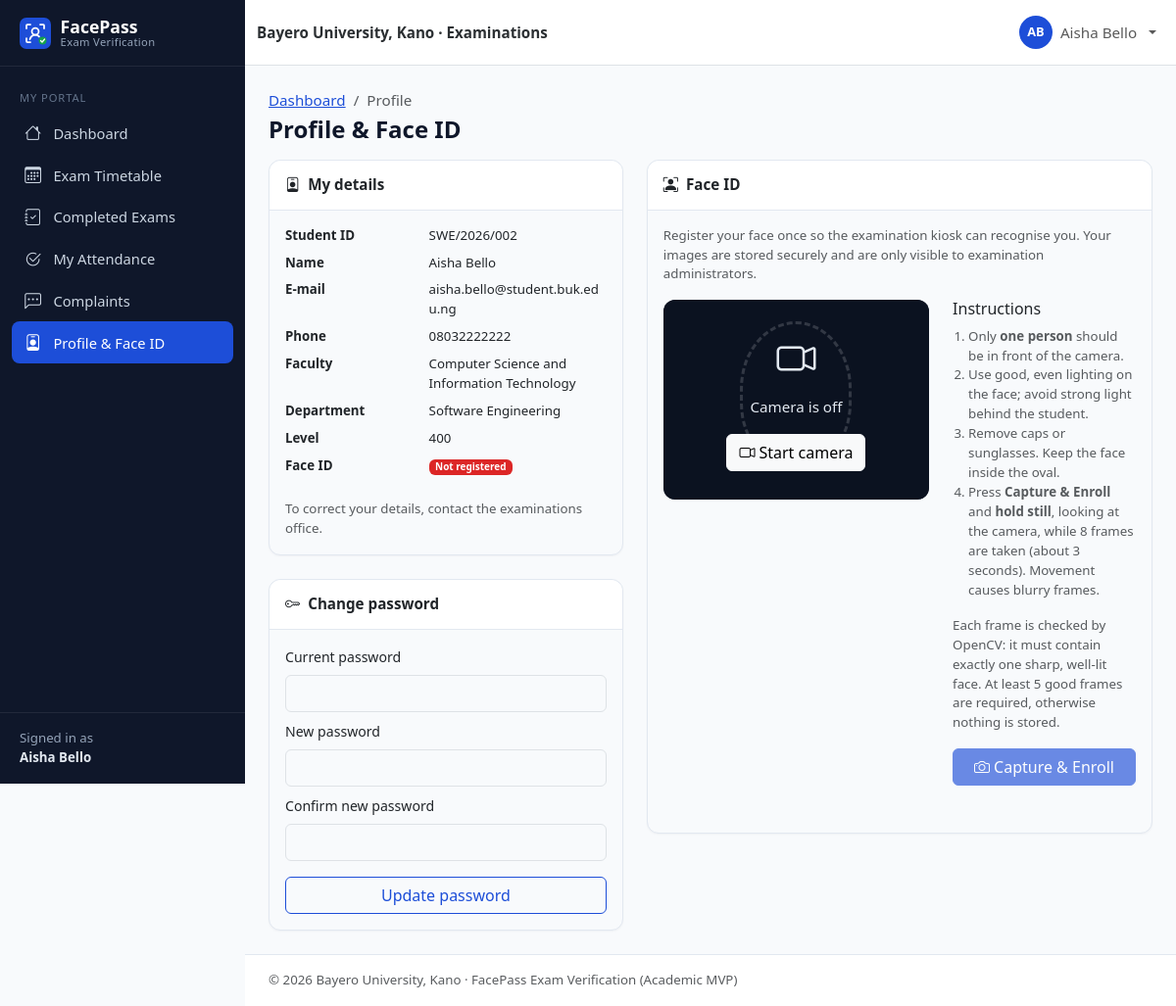
The page /student/profile.php (signed in) on the database its author committed.
### tables this page shows
CREATE TABLE users (
    id               INT UNSIGNED NOT NULL AUTO_INCREMENT,
    student_id       VARCHAR(30)  NULL,                 
    first_name       VARCHAR(60)  NOT NULL,
    last_name        VARCHAR(60)  NOT NULL,
    email            VARCHAR(120) NOT NULL,
    phone            VARCHAR(20)  NULL,
    password         VARCHAR(255) NOT NULL,             
    role             ENUM('admin','student') NOT NULL DEFAULT 'student',
    department       VARCHAR(100) NULL,
    level            VARCHAR(10)  NULL,                 
    faculty          VARCHAR(100) NULL,
    face_registered  TINYINT(1)   NOT NULL DEFAULT 0,
    account_status   ENUM('active','inactive','suspended') NOT NULL DEFAULT 'active',
    created_at       TIMESTAMP    NOT NULL DEFAULT CURRENT_TIMESTAMP,
    updated_at       TIMESTAMP    NOT NULL DEFAULT CURRENT_TIMESTAMP ON UPDATE CURRENT_TIMESTAMP,
    PRIMARY KEY (id),
    UNIQUE KEY uq_users_student_id (student_id),
    UNIQUE KEY uq_users_email (email),
    KEY idx_users_role (role),
    KEY idx_users_dept_level (department, level),
    KEY idx_users_status (account_status)
);

### config/database.php (called while the page is built, shortened)
<?php
function db(): PDO
{
    static $pdo = null;
    if ($pdo === null) {
        $dsn = sprintf(
            'mysql:host=%s;port=%s;dbname=%s;charset=utf8mb4',
            DB_HOST,
            DB_PORT,
            DB_NAME
        );
        $pdo = new PDO($dsn, DB_USER, DB_PASS, [
            PDO::ATTR_ERRMODE            => PDO::ERRMODE_EXCEPTION,
            PDO::ATTR_DEFAULT_FETCH_MODE => PDO::FETCH_ASSOC,
            PDO::ATTR_EMULATE_PREPARES   => false,
        ]);
        $offset = (new DateTime('now', new DateTimeZone(APP_TIMEZONE)))->format('P');
        $stmt = $pdo->prepare('SET time_zone = ?');
        $stmt->execute([$offset]);
    }
    return $pdo;
}

### includes/auth.php (called while the page is built, shortened)
<?php
function current_user(): ?array
{
    static $user = false;
    if ($user !== false) {
        return $user;
    }
    $user = null;
    if (!empty($_SESSION['user_id'])) {
        $stmt = db()->prepare('SELECT * FROM users WHERE id = ?');
        $stmt->execute([(int) $_SESSION['user_id']]);
        $row = $stmt->fetch();
        if ($row && $row['account_status'] === 'active' && $row['role'] === ($_SESSION['role'] ?? '')) {
            $user = $row;
        } else {
            logout_user();
        }
    }
    return $user;
}
function requireLogin(): array
{
    $user = current_user();
    return $user;
}
function requireStudent(): array
{
    $user = requireLogin();
    return $user;
}

### student/profile.php (the view, shortened to what this page needs)
<?php
$student = requireStudent();
$canSelfEnroll = !$student['face_registered'] && get_setting('allow_student_self_enrollment', '1') === '1';
$pageTitle = 'Profile & Face ID';
$breadcrumbs = ['Dashboard' => 'student/dashboard.php', 'Profile' => null];
require __DIR__ . '/../includes/header.php';
?>
<div class="row g-4">
    <div class="col-lg-5">
        <div class="card mb-4">
            <div class="card-header"><i class="bi bi-person-badge me-2"></i>My details</div>
            <div class="card-body">
                <dl class="row mb-0 small">
                    <dt class="col-5">Student ID</dt><dd class="col-7"><?= e($student['student_id']) ?></dd>
                    <dt class="col-5">Name</dt><dd class="col-7"><?= e(full_name($student)) ?></dd>
                    <dt class="col-5">E-mail</dt><dd class="col-7"><?= e($student['email']) ?></dd>
                    <dt class="col-5">Phone</dt><dd class="col-7"><?= e($student['phone']) ?></dd>
                    <dt class="col-5">Faculty</dt><dd class="col-7"><?= e($student['faculty']) ?></dd>
                    <dt class="col-5">Department</dt><dd class="col-7"><?= e($student['department']) ?></dd>
                    <dt class="col-5">Level</dt><dd class="col-7"><?= e($student['level']) ?></dd>
                    <dt class="col-5">Face ID</dt><dd class="col-7"><?= yes_no_badge($student['face_registered'], 'Registered', 'Not registered') ?></dd>
                </dl>
                <p class="small text-muted mt-3 mb-0">To correct your details, contact the examinations office.</p>
            </div>
        </div>
        <div class="card">
            <div class="card-header"><i class="bi bi-key me-2"></i>Change password</div>
            <div class="card-body">
                <form method="post" class="needs-validation" novalidate>
                    <div class="mb-2"><label class="form-label" for="current_password">Current password</label>
                        <input type="password" class="form-control" id="current_password" name="current_password" required autocomplete="current-password"></div>
                    <div class="mb-2"><label class="form-label" for="new_password">New password</label>
                        <input type="password" class="form-control" id="new_password" name="new_password" minlength="8" required autocomplete="new-password"></div>
                    <div class="mb-3"><label class="form-label" for="new_password_confirm">Confirm new password</label>
                        <input type="password" class="form-control" id="new_password_confirm" name="new_password_confirm" data-match="#new_password" required autocomplete="new-password">
                        <div class="invalid-feedback">Passwords do not match.</div></div>
                    <button class="btn btn-outline-primary w-100">Update password</button>
                </form>
            </div>
        </div>
    </div>
    <div class="col-lg-7">
        <div class="card">
            <div class="card-header"><i class="bi bi-person-bounding-box me-2"></i>Face ID</div>
            <div class="card-body">
                <?php if ($student['face_registered']): ?>
                    <div class="alert alert-success mb-0"><i class="bi bi-check-circle me-1"></i>Your face is registered. You will be identified automatically at the examination hall entrance.
                        If you have changed your appearance significantly, ask the examinations office to re-enroll you.</div>
                <?php elseif ($canSelfEnroll): ?>
                    <p class="small text-muted">Register your face once so the examination kiosk can recognise you. Your images are stored securely and are only visible to examination administrators.</p>
                    <?php require __DIR__ . '/../includes/enroll-widget.php'; ?>
                <?php else: ?>
                    <div class="alert alert-warning mb-0"><i class="bi bi-exclamation-triangle me-1"></i>Your face is not registered. Please visit the examinations office with your ID card to complete face enrollment before your first examination.</div>
                <?php endif; ?>
            </div>
        </div>
    </div>
</div>
<?php require __DIR__ . '/../includes/footer.php'; ?>

### includes/header.php (shortened to what this page needs)
<?php
$pageTitle = $pageTitle ?? APP_NAME;
$layout = $layout ?? 'app';
$breadcrumbs = $breadcrumbs ?? [];
$bodyClass = $bodyClass ?? '';
$user = current_user();
$role = $user['role'] ?? null;
?>
<!doctype html>
<html lang="en">
<head>
    <link rel="stylesheet" href="<?= e(url('assets/vendor/bootstrap/bootstrap.min.css')) ?>">
    <link rel="stylesheet" href="<?= e(url('assets/vendor/bootstrap-icons/bootstrap-icons.min.css')) ?>">
    <link rel="stylesheet" href="<?= e(url('assets/css/style.css')) ?>">
    <?php if ($role === 'admin'): ?>
        <link rel="stylesheet" href="<?= e(url('assets/css/admin.css')) ?>">
    <?php elseif ($role === 'student'): ?>
        <link rel="stylesheet" href="<?= e(url('assets/css/student.css')) ?>">
    <?php endif; ?>
</head>
<body class="<?= e(trim("layout-$layout $bodyClass")) ?>">
<?php if ($layout === 'app' && $user): ?>
<div class="app-shell">
    <?php require __DIR__ . '/sidebar.php'; ?>
    <div class="app-main">
        <nav class="navbar navbar-expand bg-white border-bottom app-topbar sticky-top">
            <div class="container-fluid">
                <span class="navbar-text fw-semibold text-secondary-emphasis d-none d-sm-inline">
                    <?= e(INSTITUTION_NAME) ?> · Examinations
                </span>
                <ul class="navbar-nav ms-auto align-items-center">
                    <li class="nav-item dropdown">
                        <a class="nav-link dropdown-toggle d-flex align-items-center gap-2" href="#" role="button"
                           data-bs-toggle="dropdown" aria-expanded="false">
                            <span class="avatar-circle"><?= e(strtoupper(substr($user['first_name'], 0, 1) . substr($user['last_name'], 0, 1))) ?></span>
                            <span class="d-none d-md-inline"><?= e(full_name($user)) ?></span>
                        </a>
                    </li>
                </ul>
            </div>
        </nav>
        <main class="app-content container-fluid">
            <div class="d-flex flex-wrap justify-content-between align-items-center mb-3 gap-2">
                <div>
                    <?php if ($breadcrumbs): ?>
                        <nav aria-label="breadcrumb">
                            <ol class="breadcrumb small mb-1">
                                <?php foreach ($breadcrumbs as $label => $link): ?>
                                    <?php if ($link): ?>
                                        <li class="breadcrumb-item"><a href="<?= e(url($link)) ?>"><?= e($label) ?></a></li>
                                    <?php else: ?>
                                        <li class="breadcrumb-item active" aria-current="page"><?= e($label) ?></li>
                                    <?php endif; ?>
                                <?php endforeach; ?>
                            </ol>
                        </nav>
                    <?php endif; ?>
                    <h1 class="h4 mb-0 page-title"><?= e($pageTitle) ?></h1>
                </div>
            </div>
<?php else: ?>
<main class="plain-content">
<?php endif; ?>

### includes/sidebar.php (shortened to what this page needs)
<?php
$current = str_replace('\\', '/', $_SERVER['SCRIPT_NAME'] ?? '');
if (($user['role'] ?? '') === 'admin') {
    $menu = [
        'Overview' => [
            ['admin/dashboard.php', 'bi-speedometer2', 'Dashboard'],
        ],
        'Examination Day' => [
            ['verification/index.php', 'bi-person-bounding-box', 'Verification Kiosk'],
            ['verification/result.php', 'bi-clipboard-check', 'Live Verification Log'],
        ],
        'Management' => [
            ['admin/students.php', 'bi-people', 'Students'],
            ['admin/examinations.php', 'bi-calendar-event', 'Examinations'],
            ['admin/payments.php', 'bi-cash-coin', 'Payments & Eligibility'],
            ['admin/attendance.php', 'bi-check2-square', 'Attendance'],
            ['admin/complaints.php', 'bi-chat-left-text', 'Complaints'],
        ],
        'System' => [
            ['admin/users.php', 'bi-shield-lock', 'Administrators'],
            ['admin/audit-logs.php', 'bi-journal-text', 'Audit Logs'],
            ['admin/settings.php', 'bi-gear', 'Settings'],
        ],
    ];
    $aliases = [
        'admin/student-view.php' => 'admin/students.php',
        'admin/enroll-face.php' => 'admin/students.php',
        'auth/register.php' => 'admin/students.php',
        'admin/examination-create.php' => 'admin/examinations.php',
    ];
} else {
    $menu = [
        'My Portal' => [
            ['student/dashboard.php', 'bi-house', 'Dashboard'],
            ['student/timetable.php', 'bi-calendar3', 'Exam Timetable'],
            ['student/examinations.php', 'bi-journal-check', 'Completed Exams'],
            ['student/attendance.php', 'bi-check2-circle', 'My Attendance'],
            ['student/complaints.php', 'bi-chat-left-dots', 'Complaints'],
            ['student/profile.php', 'bi-person-badge', 'Profile & Face ID'],
        ],
    ];
    $aliases = [];
}
$isActive = function (string $path) use ($current, $aliases): bool {
    foreach ($aliases as $child => $parent) {
        if ($parent === $path && str_ends_with($current, '/' . $child)) {
            return true;
        }
    }
    return str_ends_with($current, '/' . $path);
};
?>
<aside class="offcanvas-lg offcanvas-start app-sidebar" tabindex="-1" id="appSidebar" aria-labelledby="appSidebarLabel">
    <div class="offcanvas-body flex-column p-0">
        <div class="sidebar-desktop-brand d-none d-lg-block">
            <a class="sidebar-brand" href="<?= e(url('index.php')) ?>">
                <img src="<?= e(url('assets/images/logo.svg')) ?>" alt="" width="32" height="32">
                <span>FacePass<small>Exam Verification</small></span>
            </a>
        </div>
        <nav class="sidebar-nav">
            <?php foreach ($menu as $section => $items): ?>
                <div class="sidebar-section"><?= e($section) ?></div>
                <?php foreach ($items as [$path, $icon, $label]): ?>
                    <a class="sidebar-link<?= $isActive($path) ? ' active' : '' ?>" href="<?= e(url($path)) ?>">
                        <i class="bi <?= e($icon) ?>"></i><span><?= e($label) ?></span>
                    </a>
                <?php endforeach; ?>
            <?php endforeach; ?>
        </nav>
        <div class="sidebar-footer small">
            Signed in as<br><strong><?= e(full_name($user)) ?></strong>
        </div>
    </div>
</aside>

### assets/css/style.css (style rules this page uses)
:root { --evs-primary: #1D4ED8; --evs-primary-dark: #1E40AF; --evs-secondary: #0F172A; --evs-success: #16A34A; --evs-danger: #DC2626; --evs-warning: #D97706; --evs-bg: #F8FAFC; --evs-border: #E2E8F0; --evs-muted: #64748B; --sidebar-width: 250px; --bs-primary: #1D4ED8; --bs-primary-rgb: 29, 78, 216; --bs-success: #16A34A; --bs-success-rgb: 22, 163, 74; --bs-danger: #DC2626; --bs-danger-rgb: 220, 38, 38; --bs-dark-rgb: 15, 23, 42; --bs-body-bg: #F8FAFC; --bs-link-color: #1D4ED8; --bs-link-color-rgb: 29, 78, 216; --bs-link-hover-color: #1E40AF; --bs-link-hover-color-rgb: 30, 64, 175; }
body { background: var(--evs-bg); color: var(--evs-secondary); font-size: .95rem; }
.btn-outline-primary { --bs-btn-color: var(--evs-primary); --bs-btn-border-color: var(--evs-primary); --bs-btn-hover-bg: var(--evs-primary); --bs-btn-hover-border-color: var(--evs-primary); --bs-btn-active-bg: var(--evs-primary); }
.app-shell { display: flex; min-height: 100vh; }
.app-sidebar { --bs-offcanvas-width: var(--sidebar-width); --bs-offcanvas-bg: var(--evs-secondary); background: var(--evs-secondary); color: #CBD5E1; }
@media (min-width: 992px) { .app-sidebar { width: var(--sidebar-width); flex-shrink: 0; position: sticky; top: 0; height: 100vh; overflow-y: auto; display: flex; flex-direction: column; } }
@media (min-width: 992px) { .app-sidebar.offcanvas-lg { background-color: var(--evs-secondary) !important; } }
@media (min-width: 992px) { .app-sidebar .offcanvas-body { display: flex; flex: 1; } }
.sidebar-desktop-brand { padding: 1.1rem 1.25rem; border-bottom: 1px solid rgba(255,255,255,.08); width: 100%; }
.sidebar-brand { display: flex; align-items: center; gap: .6rem; color: #fff; text-decoration: none; font-weight: 700; font-size: 1.1rem; }
.sidebar-brand small { display: block; font-size: .7rem; font-weight: 500; color: #94A3B8; letter-spacing: .03em; }
.sidebar-brand span { line-height: 1.1; }
.sidebar-nav { padding: .5rem .75rem 1rem; flex: 1; width: 100%; }
.sidebar-section { font-size: .7rem; text-transform: uppercase; letter-spacing: .08em; color: #64748B; margin: 1rem .5rem .35rem; }
.sidebar-link { display: flex; align-items: center; gap: .7rem; padding: .55rem .75rem; border-radius: .5rem; color: #CBD5E1; text-decoration: none; font-size: .92rem; }
.sidebar-link i { font-size: 1.05rem; width: 1.2rem; text-align: center; }
.sidebar-link.active { background: var(--evs-primary); color: #fff; }
.sidebar-footer { padding: 1rem 1.25rem; border-top: 1px solid rgba(255,255,255,.08); color: #94A3B8; width: 100%; }
.sidebar-footer strong { color: #E2E8F0; }
.app-main { flex: 1; min-width: 0; display: flex; flex-direction: column; }
.app-topbar { min-height: 58px; }
.app-content { padding: 1.5rem; flex: 1; }
.avatar-circle { width: 34px; height: 34px; border-radius: 50%; background: var(--evs-primary); color: #fff; display: inline-flex; align-items: center; justify-content: center; font-size: .8rem; font-weight: 600; }
.page-title { font-weight: 700; color: var(--evs-secondary); }
.card { border: 1px solid var(--evs-border); border-radius: .75rem; box-shadow: 0 1px 2px rgba(15,23,42,.04); }
.card-header { background: #fff; border-bottom: 1px solid var(--evs-border); font-weight: 600; padding: .85rem 1rem; }
.card-header:first-child { border-radius: .75rem .75rem 0 0; }
.form-label { font-weight: 500; font-size: .88rem; }

### rows shown on the page
users: full_name($user) "Aisha Bello", first_name+last_name "AB", student "SWE/2026/002", full_name($student) "Aisha Bello", email "aisha.bello@student.buk.edu.ng", phone "08032222222", faculty "Computer Science and Information Technology", department "Software Engineering", level "400"

### other values the page prints
$section "MY PORTAL"
$label "Dashboard"
$label "Exam Timetable"
$label "Completed Exams"
$label "My Attendance"
$label "Complaints"
$label "Profile & Face ID"
INSTITUTION_NAME "Bayero University, Kano"
$label "Profile"
$pageTitle "Profile & Face ID"
$no "Not registered"
ENROLL_FRAMES "8"
ENROLL_MIN_FACES "5"
APP_NAME "FacePass Exam Verification"
